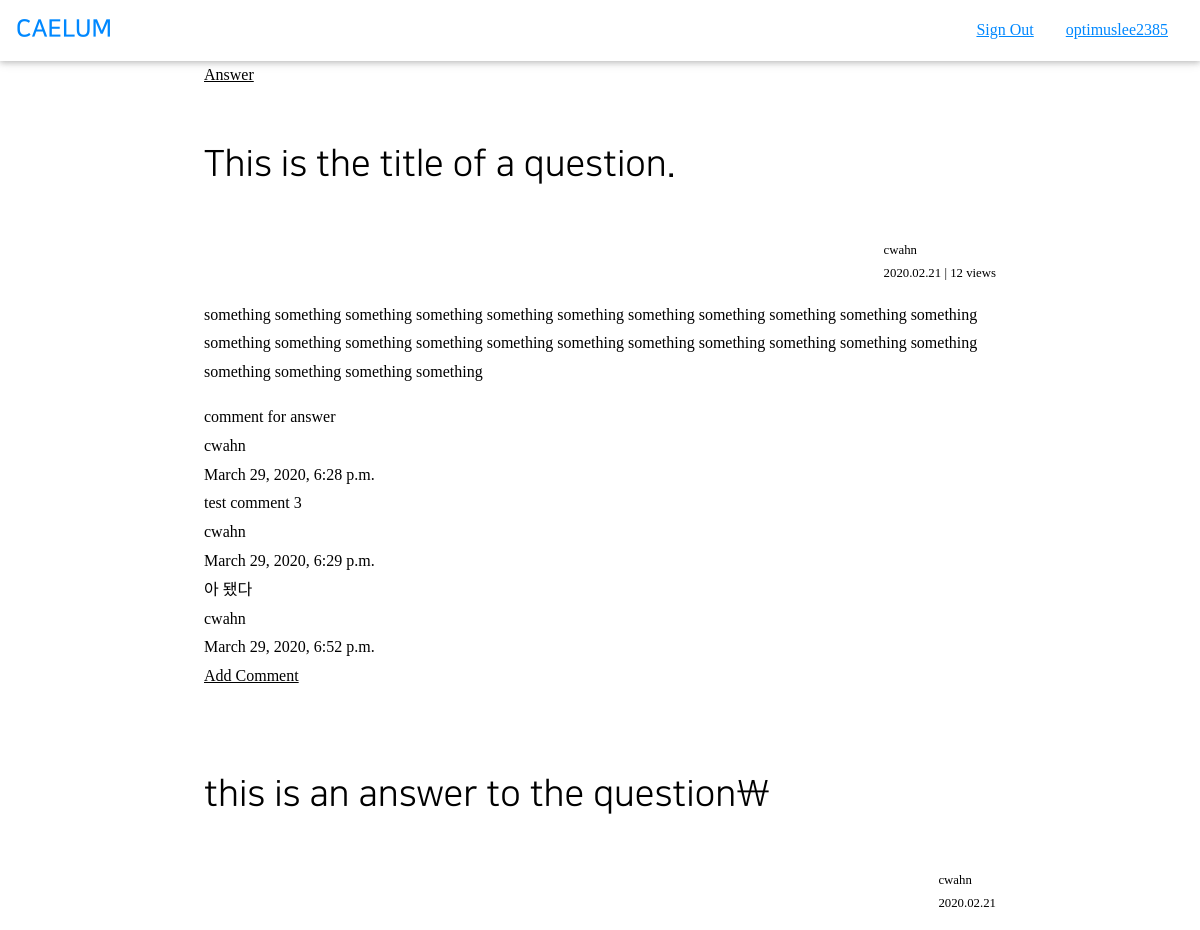
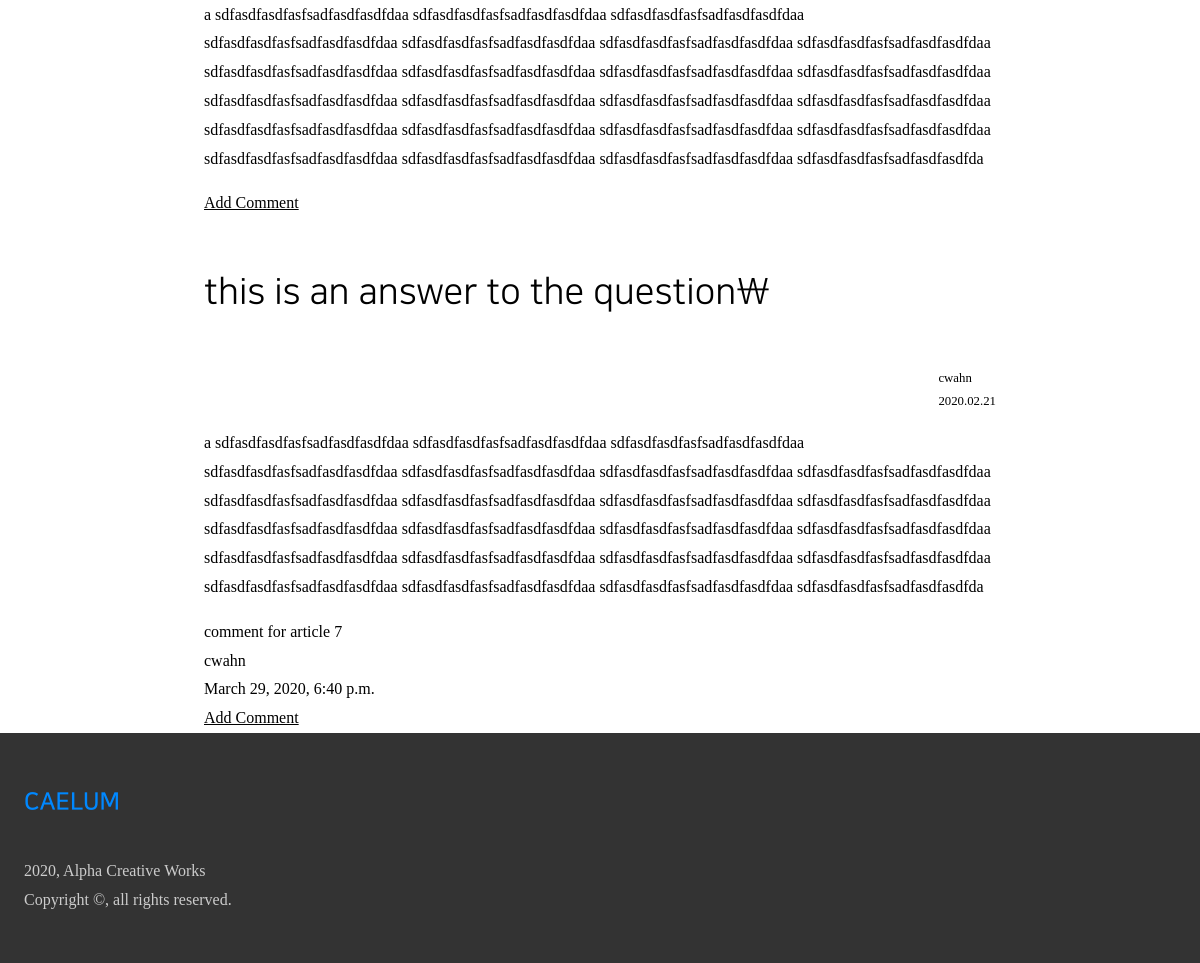
The page /article/2/ (signed in) on the database its author committed (2 pictures, top to bottom).
### accounts/models.py (models this page shows, shortened)
class User(AbstractBaseUser):
    email = models.EmailField(
        max_length=255,
        unique=True,
    )
    portal_id = models.CharField(
        max_length=10,
        unique=True,
        null=True,
    )
    name = models.CharField(
        max_length=30,
        null=True,
    )
    dept_major = models.CharField(
        max_length=50,
        null=True,
    )
    username = models.SlugField(
        max_length=30,
        null=True,
        unique=True,
    )
    reputation = models.IntegerField(
        blank=False,
        null=False,
        default=0,
    )
    is_email_verified = models.BooleanField(default=False)
    is_active = models.BooleanField(default=True)
    is_admin = models.BooleanField(default=False)
    objects = UserManager()
    USERNAME_FIELD = 'email'
    REQUIRED_FIELD = [
    ]

### air/models.py (models this page shows, shortened)
class Article(models.Model):
    author = models.ForeignKey(
        User,
        on_delete=models.CASCADE,
    )
    content = MarkdownxField()
    tags = TaggableManager(
        blank=True,
    )
    date_created = models.DateTimeField(
        auto_now_add=True,
    )
    hit_count = models.IntegerField(
        default=0,
    )
    is_answer = models.BooleanField(
        default=False,
    )
    parent = models.ForeignKey(
        'self',
        blank=True,
        null=True,
        on_delete=models.CASCADE,
        related_name='answers',
    )
    accepted = models.BooleanField(
        default=False,
    )
    def get_title(self):
        return self.content.split('\n')[0].replace('#', '').strip()
    def get_content(self):
        return ''.join(self.content.split('\n')[1:])
    class Meta:
        ordering = ['-date_created']

class Comment(models.Model):
    parent = models.ForeignKey(
        Article,
        on_delete=models.CASCADE,
        related_name='comments',
    )
    author = models.ForeignKey(
        User,
        on_delete=models.CASCADE,
    )
    content = models.CharField(
        max_length=140,
        blank=False,
        null=False,
    )
    date_created = models.DateTimeField(
        auto_now_add=True,
    )

### air/views.py (the view)
# urls.py: path('article/<int:pk>/', views.article, name='article'),
@login_required
def article(request, pk):
    user = request.user
    article = get_object_or_404(Article, pk=pk)
    if article.is_answer == True:  # answer -> redirect to question
        question = article.parent
        return redirect('air:article', pk=question.pk)
    else:  # question
        answers = article.answers
        form = CommentCreationForm()
        context = {
            'user': user,
            'article': article,
            'answers': answers,
            'form': form,
        }
        try:
            return render(request, 'air/article.html', context)
        finally:
            hit_logs = ArticleHitCount.objects.filter(
                user=user,
                article=article,
                date__lte=date.today(),
                date__gte=date.today()
            )
            if hit_logs.count() == 0:
                hits = ArticleHitCount(user=user, article=article)
                hits.save()
                article.hit_count += 1
                article.save()

### air/templatetags/markdown_extras.py (called while the page is built)
@register.filter()
@stringfilter
def markdown(value):
    return md.markdown(value, extensions=['markdown.extensions.fenced_code'])

### air/templates/air/article.html (shortened to what this page needs)
{% extends 'air/account_widget.html' %}
{% load markdown_extras %}
{% block content %}
<div class=" acw3-container acw3-max-width-840 acw3-min-height-100">
  <a href="{% url 'air:answer' article.pk %}">Answer</a>
  <div class=" acw3-padding-32">
    <h1>{{ article.get_title}}</h1>
  </div>
  <div class=" acw3-bar">
    <small class=" acw3-right"
      >{{ article.author.username }} <br />
      {{ article.date_created | date:'Y.m.d'}} | {{ article.hit_count }}
      views</small
    >
  </div>
  <div>
    {{ article.get_content | markdown | safe }}
  </div>
  <div>
    <div id="comments">
      {% for comment in article.comments.all %}
      <div>
        {{ comment.content }} <br />
        {{ comment.author.username }} <br />
        {{ comment.date_created }}
      </div>
      {% endfor %}
      <a
        href="javascript:void(0)"
        onclick="add_comment(this)"
        class="add_comment"
        >Add Comment</a
      >
    </div>
    <br />
  </div>
  {% for answer in answers.all %}
  <div class=" acw3-padding-32">
    <h1>{{ answer.get_title }}</h1>
  </div>
  <div class=" acw3-bar">
    <small class=" acw3-right"
      >{{ answer.author.username }} <br />
      {{ answer.date_created | date:'Y.m.d'}}</small
    >
  </div>
  <div>
    {{ answer.get_content | markdown | safe }}
  </div>
  <div id="comments">
    {% for comment in answer.comments.all %}
    <div>
      {{ comment.content }} <br />
      {{ comment.author.username }} <br />
      {{ comment.date_created }}
    </div>
    {% endfor %}
    <a href="javascript:void(0)" onclick="add_comment(this)"> Add Comment</a>
  </div>
  {% endfor %}
</div>
{% endblock %}

### air/templates/air/account_widget.html (shortened to what this page needs)
{% extends 'common/base.html' %}
{% block account %}
<a href="{% url 'accounts:sign_out' %}" class=" acw3-bar-item">
    Sign Out
</a>
<a href="{% url 'accounts:account_manage' %}" class=" acw3-bar-item">
    {{ user.username }}
</a>
{% endblock %}

### static/common/acw3_pro.css (style rules this page uses)
html { box-sizing: border-box }
*, *:before, *:after { box-sizing: inherit }
html { -ms-text-size-adjust: 100%; -webkit-text-size-adjust: 100% }
body { margin: 0 }
a { background-color: transparent }
small { font-size: 80% }
html, body { font-family: Verdana, sans-serif; font-size: 16px; line-height: 1.5 }
html { overflow-x: hidden }
h1 { font-size: 36px }
h1, h2, h3, h4, h5, h6 { font-family: "Segoe UI", Arial, sans-serif; font-weight: 400; margin: 10px 0 }
a { color: inherit }
.acw3-bar { width: 100%; overflow: hidden }
.acw3-bar .acw3-bar-item { padding: 8px 16px; float: left; width: auto; border: none; display: block; outline: 0 }
.acw3-container:after, .acw3-container:before, .acw3-panel:after, .acw3-panel:before, .acw3-row:after, .acw3-row:before, .acw3-row-padding:after, .acw3-row-padding:before, .acw3-cell-row:before, .acw3-cell-row:after, .acw3-clear:after, .acw3-clear:before, .acw3-bar:before, .acw3-bar:after { content: ""; display: table; clear: both }
.acw3-container, .acw3-panel { padding: 0.01em 24px }
.acw3-padding-32 { padding-top: 32px!important; padding-bottom: 32px!important }
.acw3-right { float: right!important }

### static/common/axw3.css (style rules this page uses)
body, html { height: 100%; line-height: 1.8; padding: 0; margin: 0; font-family: "NBG"; }
h1, h2, h3, h4, h5, h6 { font-family: "NS"; color: #000000; }
a { cursor: pointer; }
.acw3-max-width-840 { max-width: 840px; margin: auto; }
.acw3-min-height-100 { min-height: 100vh; }

### rows shown on the page
User: username "optimuslee2385"
Article: get_title "This is the title of a question.", author.username "cwahn", date_created "2020.02.21", hit_count "12", get_content "something something something something something something something something something something something something something something something something something something something something something something something something something something"
Comment: content "comment for answer", author.username "cwahn", date_created "March 29, 2020, 6:28 p.m."
Comment: content "test comment 3", author.username "cwahn", date_created "March 29, 2020, 6:29 p.m."
Comment: content "아 됐다", author.username "cwahn", date_created "March 29, 2020, 6:52 p.m."
Article: get_title "this is an answer to the question\\", author.username "cwahn", date_created "2020.02.21", get_content "a sdfasdfasdfasfsadfasdfasdfdaa sdfasdfasdfasfsadfasdfasdfdaa sdfasdfasdfasfsadfasdfasdfdaa sdfasdfasdfasfsadfasdfasdfdaa sdfasdfasdfasfsadfasdfasdfdaa sdfasdfasdfasfsadfasdfasdfdaa sdfasdfasdfasfsadfasdfasdfdaa sdfasdfasdfasfsadfasdfasdfdaa sdfasdfasdfasfsadfasdfasdfdaa sdfasdfasdfasfsadfasdfasdfdaa sdfasdfasdfasfsadfasdfasdfdaa sdfasdfasdfasfsadfasdfasdfdaa sdfasdfasdfasfsadfasdfasdfdaa sdfasdfasdfasfsadfasdfasdfdaa sdfasdfasdfasfsadfasdfasdfdaa sdfasdfasdfasfsadfasdfasdfdaa sdfasdfasdfasfsadfasdfasdfdaa sdfasdfasdfasfsadfasdfasdfdaa sdfasdfasdfasfsadfasdfasdfdaa sdfasdfasdfasfsadfasdfasdfdaa sdfasdfasdfasfsadfasdfasdfdaa sdfasdfasdfasfsadfasdfasdfdaa sdfasdfasdfasfsadfasdfasdfda"
Article: get_title "this is an answer to the question\\", author.username "cwahn", date_created "2020.02.21", get_content "a sdfasdfasdfasfsadfasdfasdfdaa sdfasdfasdfasfsadfasdfasdfdaa sdfasdfasdfasfsadfasdfasdfdaa sdfasdfasdfasfsadfasdfasdfdaa sdfasdfasdfasfsadfasdfasdfdaa sdfasdfasdfasfsadfasdfasdfdaa sdfasdfasdfasfsadfasdfasdfdaa sdfasdfasdfasfsadfasdfasdfdaa sdfasdfasdfasfsadfasdfasdfdaa sdfasdfasdfasfsadfasdfasdfdaa sdfasdfasdfasfsadfasdfasdfdaa sdfasdfasdfasfsadfasdfasdfdaa sdfasdfasdfasfsadfasdfasdfdaa sdfasdfasdfasfsadfasdfasdfdaa sdfasdfasdfasfsadfasdfasdfdaa sdfasdfasdfasfsadfasdfasdfdaa sdfasdfasdfasfsadfasdfasdfdaa sdfasdfasdfasfsadfasdfasdfdaa sdfasdfasdfasfsadfasdfasdfdaa sdfasdfasdfasfsadfasdfasdfdaa sdfasdfasdfasfsadfasdfasdfdaa sdfasdfasdfasfsadfasdfasdfdaa sdfasdfasdfasfsadfasdfasdfda"
Comment: content "comment for article 7", author.username "cwahn", date_created "March 29, 2020, 6:40 p.m."
